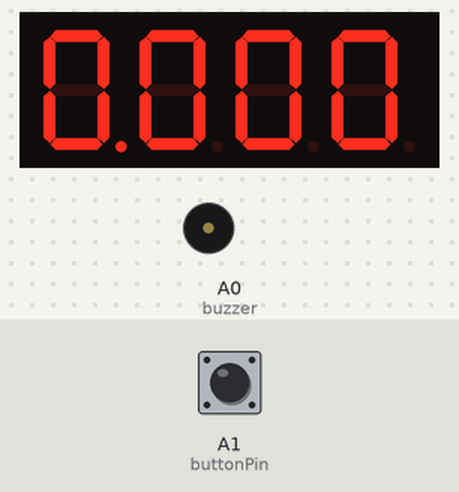
A sketch run on a simulated Arduino Uno, built with avr-gcc and run on an emulated ATmega328P. On the bench: 4-digit seven-segment display, buzzer (waves = sounding). The inputs (shaded band) are chosen by the test bench; at power-on: A1 (buttonPin) LOW.

Above: at 1.4 s.
1.5 s: A1 (buttonPin) pulled HIGH for 1 s
At 1.9 s:
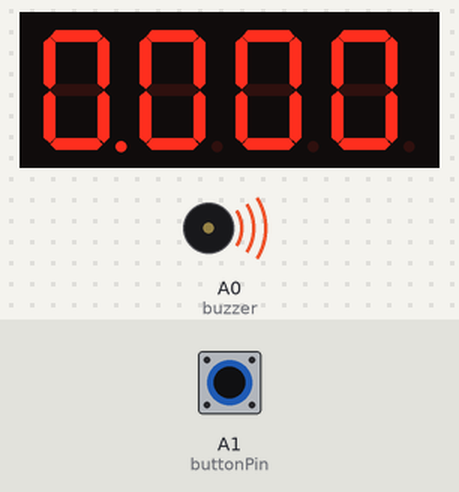
4.2 s: A1 (buttonPin) pulled HIGH for 3.2 s
At 8.8 s:
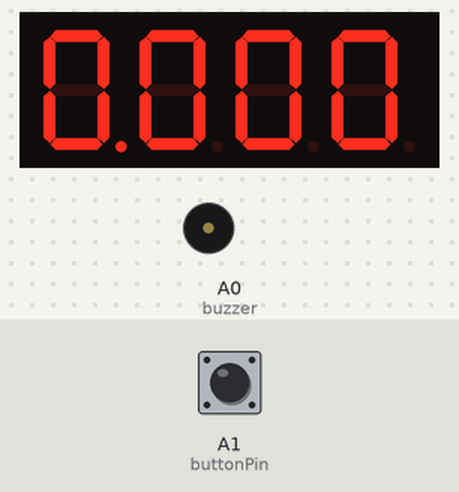
Timing chart, 0 to 10.3 s (numbered marks = the images above; inputs shaded):
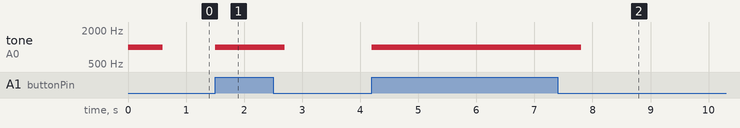

The sketch:

arduino-uno-timer.ino
```cpp
/************************************************************************************************************
 *
 * Authors: Julia Owsen
 * Date: 31 May 2017
 * Title: Arduino Uno Timer
 * Code for the Arduino Uno board. This program uses a four-digit seven segment diplay to show the time
 * passed (in seconds). Counts down from 30 seconds. If the button is ever pressed, the timer will reset to
 * 30. Once the timer counts down to zero, the active buzzer plays a tone.
 *
 ************************************************************************************************************
 */

#include <SevSeg.h> //library for the seven segment component

SevSeg sevseg; //initiallizing seven segment

//lowercase letter variables below represent the segment pins - one for each of seven segments:
byte a = 11;
byte b = 7;
byte c = 4;
byte d = 2;
byte e = 1;
byte f = 10;
byte g = 5;

//the four variables below represent each of the four digits (the digit pins):
byte D1 = 12;
byte D2 = 9;
byte D3 = 8;
byte D4 = 6;

unsigned long millisVal = 0; //value that will display on the seven segment after time has passed
int buzzer = A0; //buzzer pin
int buttonPin = A1; //button pin
int buttonState = 0; //variable to keep track of whether or not button has been pushed
int startCount = 30; //start the timer at 30 seconds
boolean playBuzzer = true; //indicates when to play buzzzer

void setup() {
  byte numDigits = 4;
  byte digitPins[] = {D1, D2, D3, D4};
  byte segmentPins[] = {a, b, c, d, e, f, g};
  sevseg.begin(COMMON_CATHODE, numDigits, digitPins, segmentPins); //start seven segment with values given
  sevseg.setBrightness(90);
  pinMode(buzzer, OUTPUT); //initiallize buzzer
  pinMode(buttonPin, INPUT); //initiallize button
}

void loop() {
     buttonState = digitalRead(buttonPin); //keep track of whether button has been pressed
     millisVal = startCount - millis()/1000; //get current value for timer based on milliseconds passed
     if(buttonState == HIGH) { //if button has been pressed
        startCount = 30 + (millis()/1000);
        millisVal = startCount - millis()/1000; //restart timer count
        playBuzzer = true; //allow the buzzer to play
     }
     if (millisVal <= -1) { //once the timer hits zero
        sevseg.setNumber(0000, 3);
        sevseg.refreshDisplay();
        if (playBuzzer == true) { //play the buzzer once
          tone(buzzer, 1000);
          delay(600);
          noTone(buzzer);
          playBuzzer = false;
          sevseg.setNumber(0000, 3);
          sevseg.refreshDisplay();
        }
      } else { //if the timer is not yet at zero, display current value
        sevseg.setNumber(millisVal, 3);
        sevseg.refreshDisplay();
      }
}
```

Measured:
- after the input at 1.5 s, tone on A0 (buzzer): silent → 1000 Hz at once, → silent 1.2 s later
- after the input at 4.2 s, tone on A0 (buzzer): silent → 1000 Hz at once, → silent 3.6 s later
